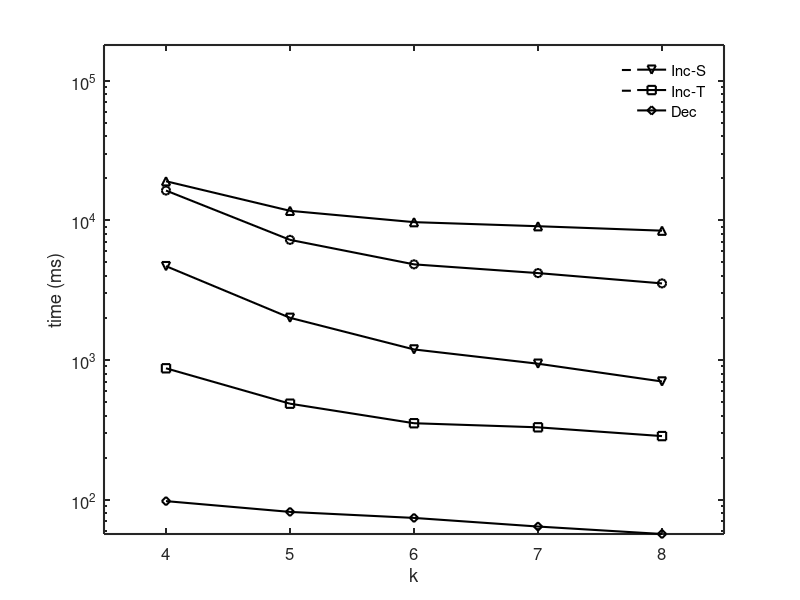

Recreate this plot in MATLAB.
set(gcf,'color',[1, 1, 1]);
set(gcf,'unit','centimeters','position',[10 5 9 7]);

x=[1, 2, 3, 4, 5];
y1 = [19051.66286	11701.15425	9708.099016	9077.704991	8434.995246];
y2 = [16343.74359	7250.695258	4840.887818	4192.202127	3536.563398];
y3 = [4699.944235	2005.765754	1190.830284	941.1294988	702.1582712];
y4 = [872.6229521	486.8822156	352.8290257	329.8513623	285.4495026];
y5 = [97.71511472	81.8072073	74.07620972	64.26564462	56.82764748];

p1= semilogy(x, y1, '-k^');
hold on;
p2 = semilogy(x, y2, '-ko');
hold on;
p3 = semilogy(x, y3, '-kv');
hold on;
p4 = semilogy(x, y4, '-ks');
hold on;
p5 = semilogy(x, y5, '-kd');
hold on;

xlabel('k');
ylabel('time (ms)');

axis([0.5 5.5 0.0 180000]);

set(gca, 'xtick', 1:5, 'XTickLabel', {'4','5','6','7','8'});
%leg=legend('basic-g','basic-w','Inc-S','Inc-T','Dec', 1);
%set(leg,'edgecolor','white');

set(findall(gcf,'type','line'),'linewidth',1.5);
set(gca, 'FontSize', 12);
leg1 = legend([p1, p2],'basic-g','basic-w');
set(leg1,'edgecolor','white');

set(gca, 'LineWidth', 1.5);
ah=axes('position',get(gca,'position'),'visible','off');
set(gca, 'FontSize', 12);
leg2 = legend(ah,[p3, p4, p5],'Inc-S','Inc-T','Dec');
set(leg2,'edgecolor','white');

set(gca, 'FontSize', 12);
set(get(gca, 'XLabel'), 'FontSize',12);
set(get(gca, 'YLabel'), 'FontSize',12);
set(findall(gcf,'type','line'),'linewidth',1.5);
set(gca, 'LineWidth', 1.5);
